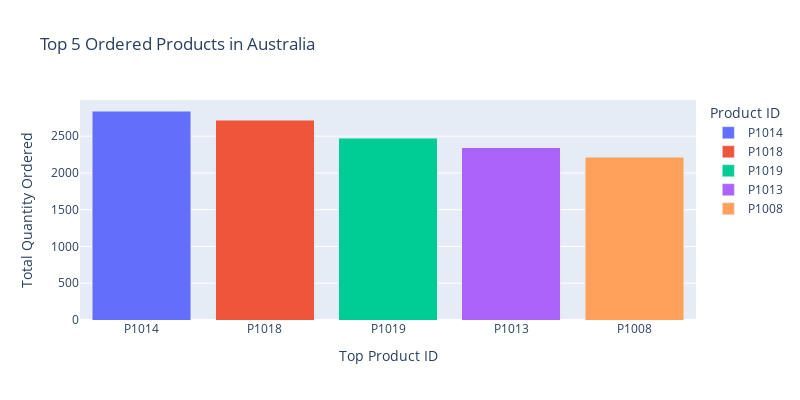
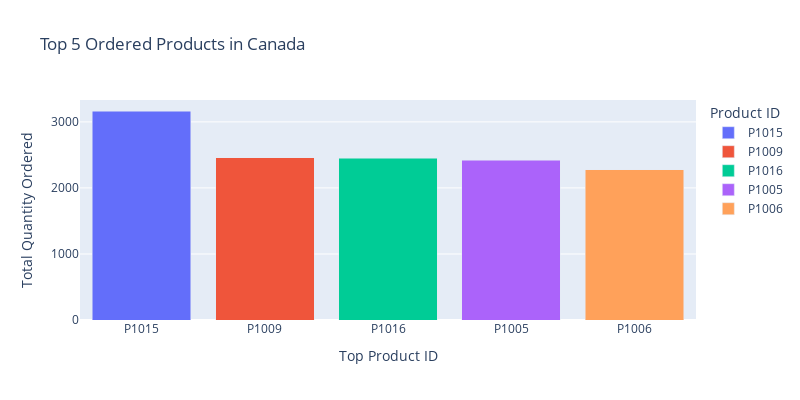
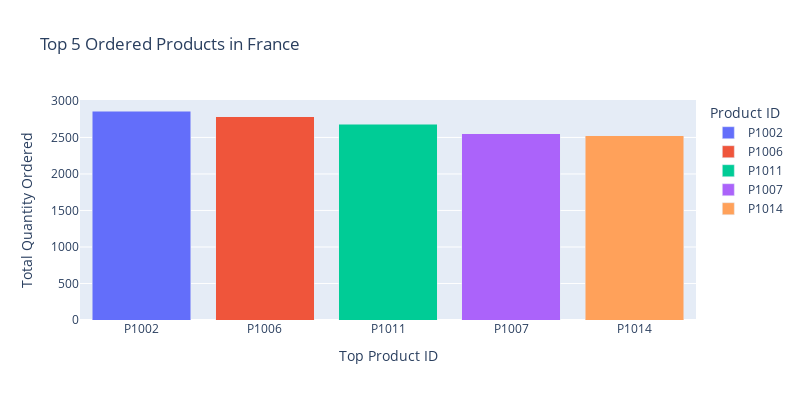
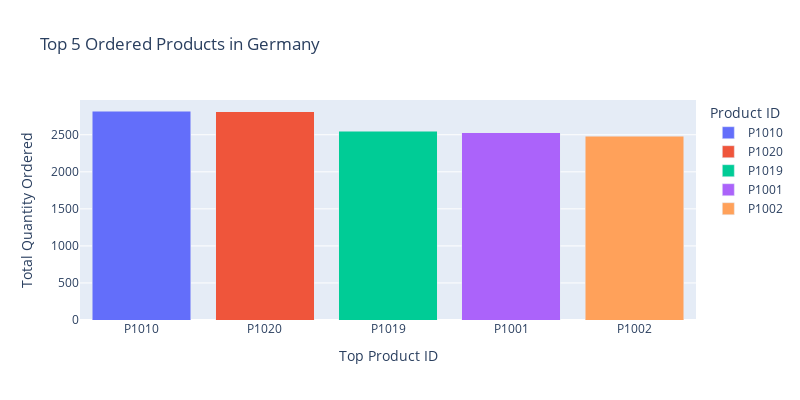

The notebook cell these images were saved under, in order:
### Code cell
# Sort by "Country" and the sum of "Quantity Ordered" within each country in descending order
top_products_by_country = top_products_by_country.sort_values(by=["Country", "Quantity Ordered"], ascending=[True, False])

# Get the top 5 products for each country
top_products_by_country = top_products_by_country.groupby("Country").head(5).reset_index(drop=True)

# Plotting each country's top products separately
for country in top_products_by_country['Country'].unique():
    country_data = top_products_by_country[top_products_by_country['Country'] == country]
    
    fig = px.bar(country_data,
                 x='Product ID',
                 y='Quantity Ordered',
                 color='Product ID',
                 labels={'Quantity Ordered': 'Total Quantity Ordered', 'Product ID': 'Top Product ID'},
                 title=f'Top 5 Ordered Products in {country}',
                 height=400,
                 width=800
                )
    
    # Customize layout
    fig.update_layout(
        xaxis_title='Top Product ID',
        yaxis_title='Total Quantity Ordered',
        legend_title='Product ID',
        barmode='stack',  # Display bars in groups
    )
    
    # Show the figure
    fig.show()

### Figure 1 — Plotly figure (JSON) as saved in the notebook; plotly's stock layout.template omitted (floating-point values rounded to 4 significant figures)
{"data": [{"alignmentgroup": "True", "hovertemplate": "Top Product ID=%{x}<br>Total Quantity Ordered=%{y}<extra></extra>", "legendgroup": "P1014", "marker": {"color": "#636efa", "pattern": {"shape": ""}}, "name": "P1014", "offsetgroup": "P1014", "orientation": "v", "showlegend": true, "textposition": "auto", "type": "bar", "x": ["P1014"], "xaxis": "x", "y": [2842], "yaxis": "y"}, {"alignmentgroup": "True", "hovertemplate": "Top Product ID=%{x}<br>Total Quantity Ordered=%{y}<extra></extra>", "legendgroup": "P1018", "marker": {"color": "#EF553B", "pattern": {"shape": ""}}, "name": "P1018", "offsetgroup": "P1018", "orientation": "v", "showlegend": true, "textposition": "auto", "type": "bar", "x": ["P1018"], "xaxis": "x", "y": [2714], "yaxis": "y"}, {"alignmentgroup": "True", "hovertemplate": "Top Product ID=%{x}<br>Total Quantity Ordered=%{y}<extra></extra>", "legendgroup": "P1019", "marker": {"color": "#00cc96", "pattern": {"shape": ""}}, "name": "P1019", "offsetgroup": "P1019", "orientation": "v", "showlegend": true, "textposition": "auto", "type": "bar", "x": ["P1019"], "xaxis": "x", "y": [2474], "yaxis": "y"}, {"alignmentgroup": "True", "hovertemplate": "Top Product ID=%{x}<br>Total Quantity Ordered=%{y}<extra></extra>", "legendgroup": "P1013", "marker": {"color": "#ab63fa", "pattern": {"shape": ""}}, "name": "P1013", "offsetgroup": "P1013", "orientation": "v", "showlegend": true, "textposition": "auto", "type": "bar", "x": ["P1013"], "xaxis": "x", "y": [2340], "yaxis": "y"}, {"alignmentgroup": "True", "hovertemplate": "Top Product ID=%{x}<br>Total Quantity Ordered=%{y}<extra></extra>", "legendgroup": "P1008", "marker": {"color": "#FFA15A", "pattern": {"shape": ""}}, "name": "P1008", "offsetgroup": "P1008", "orientation": "v", "showlegend": true, "textposition": "auto", "type": "bar", "x": ["P1008"], "xaxis": "x", "y": [2212], "yaxis": "y"}], "layout": {"barmode": "stack", "height": 400, "legend": {"title": {"text": "Product ID"}, "tracegroupgap": 0}, "title": {"text": "Top 5 Ordered Products in Australia"}, "width": 800, "xaxis": {"anchor": "y", "categoryarray": ["P1014", "P1018", "P1019", "P1013", "P1008"], "categoryorder": "array", "domain": [0, 1], "title": {"text": "Top Product ID"}}, "yaxis": {"anchor": "x", "domain": [0, 1], "title": {"text": "Total Quantity Ordered"}}}}

### Figure 2 — Plotly figure (JSON) as saved in the notebook; plotly's stock layout.template omitted (floating-point values rounded to 4 significant figures)
{"data": [{"alignmentgroup": "True", "hovertemplate": "Top Product ID=%{x}<br>Total Quantity Ordered=%{y}<extra></extra>", "legendgroup": "P1015", "marker": {"color": "#636efa", "pattern": {"shape": ""}}, "name": "P1015", "offsetgroup": "P1015", "orientation": "v", "showlegend": true, "textposition": "auto", "type": "bar", "x": ["P1015"], "xaxis": "x", "y": [3165], "yaxis": "y"}, {"alignmentgroup": "True", "hovertemplate": "Top Product ID=%{x}<br>Total Quantity Ordered=%{y}<extra></extra>", "legendgroup": "P1009", "marker": {"color": "#EF553B", "pattern": {"shape": ""}}, "name": "P1009", "offsetgroup": "P1009", "orientation": "v", "showlegend": true, "textposition": "auto", "type": "bar", "x": ["P1009"], "xaxis": "x", "y": [2456], "yaxis": "y"}, {"alignmentgroup": "True", "hovertemplate": "Top Product ID=%{x}<br>Total Quantity Ordered=%{y}<extra></extra>", "legendgroup": "P1016", "marker": {"color": "#00cc96", "pattern": {"shape": ""}}, "name": "P1016", "offsetgroup": "P1016", "orientation": "v", "showlegend": true, "textposition": "auto", "type": "bar", "x": ["P1016"], "xaxis": "x", "y": [2450], "yaxis": "y"}, {"alignmentgroup": "True", "hovertemplate": "Top Product ID=%{x}<br>Total Quantity Ordered=%{y}<extra></extra>", "legendgroup": "P1005", "marker": {"color": "#ab63fa", "pattern": {"shape": ""}}, "name": "P1005", "offsetgroup": "P1005", "orientation": "v", "showlegend": true, "textposition": "auto", "type": "bar", "x": ["P1005"], "xaxis": "x", "y": [2423], "yaxis": "y"}, {"alignmentgroup": "True", "hovertemplate": "Top Product ID=%{x}<br>Total Quantity Ordered=%{y}<extra></extra>", "legendgroup": "P1006", "marker": {"color": "#FFA15A", "pattern": {"shape": ""}}, "name": "P1006", "offsetgroup": "P1006", "orientation": "v", "showlegend": true, "textposition": "auto", "type": "bar", "x": ["P1006"], "xaxis": "x", "y": [2278], "yaxis": "y"}], "layout": {"barmode": "stack", "height": 400, "legend": {"title": {"text": "Product ID"}, "tracegroupgap": 0}, "title": {"text": "Top 5 Ordered Products in Canada"}, "width": 800, "xaxis": {"anchor": "y", "categoryarray": ["P1015", "P1009", "P1016", "P1005", "P1006"], "categoryorder": "array", "domain": [0, 1], "title": {"text": "Top Product ID"}}, "yaxis": {"anchor": "x", "domain": [0, 1], "title": {"text": "Total Quantity Ordered"}}}}

### Figure 3 — Plotly figure (JSON) as saved in the notebook; plotly's stock layout.template omitted (floating-point values rounded to 4 significant figures)
{"data": [{"alignmentgroup": "True", "hovertemplate": "Top Product ID=%{x}<br>Total Quantity Ordered=%{y}<extra></extra>", "legendgroup": "P1002", "marker": {"color": "#636efa", "pattern": {"shape": ""}}, "name": "P1002", "offsetgroup": "P1002", "orientation": "v", "showlegend": true, "textposition": "auto", "type": "bar", "x": ["P1002"], "xaxis": "x", "y": [2862], "yaxis": "y"}, {"alignmentgroup": "True", "hovertemplate": "Top Product ID=%{x}<br>Total Quantity Ordered=%{y}<extra></extra>", "legendgroup": "P1006", "marker": {"color": "#EF553B", "pattern": {"shape": ""}}, "name": "P1006", "offsetgroup": "P1006", "orientation": "v", "showlegend": true, "textposition": "auto", "type": "bar", "x": ["P1006"], "xaxis": "x", "y": [2783], "yaxis": "y"}, {"alignmentgroup": "True", "hovertemplate": "Top Product ID=%{x}<br>Total Quantity Ordered=%{y}<extra></extra>", "legendgroup": "P1011", "marker": {"color": "#00cc96", "pattern": {"shape": ""}}, "name": "P1011", "offsetgroup": "P1011", "orientation": "v", "showlegend": true, "textposition": "auto", "type": "bar", "x": ["P1011"], "xaxis": "x", "y": [2678], "yaxis": "y"}, {"alignmentgroup": "True", "hovertemplate": "Top Product ID=%{x}<br>Total Quantity Ordered=%{y}<extra></extra>", "legendgroup": "P1007", "marker": {"color": "#ab63fa", "pattern": {"shape": ""}}, "name": "P1007", "offsetgroup": "P1007", "orientation": "v", "showlegend": true, "textposition": "auto", "type": "bar", "x": ["P1007"], "xaxis": "x", "y": [2551], "yaxis": "y"}, {"alignmentgroup": "True", "hovertemplate": "Top Product ID=%{x}<br>Total Quantity Ordered=%{y}<extra></extra>", "legendgroup": "P1014", "marker": {"color": "#FFA15A", "pattern": {"shape": ""}}, "name": "P1014", "offsetgroup": "P1014", "orientation": "v", "showlegend": true, "textposition": "auto", "type": "bar", "x": ["P1014"], "xaxis": "x", "y": [2520], "yaxis": "y"}], "layout": {"barmode": "stack", "height": 400, "legend": {"title": {"text": "Product ID"}, "tracegroupgap": 0}, "title": {"text": "Top 5 Ordered Products in France"}, "width": 800, "xaxis": {"anchor": "y", "categoryarray": ["P1002", "P1006", "P1011", "P1007", "P1014"], "categoryorder": "array", "domain": [0, 1], "title": {"text": "Top Product ID"}}, "yaxis": {"anchor": "x", "domain": [0, 1], "title": {"text": "Total Quantity Ordered"}}}}

### Figure 4 — Plotly figure (JSON) as saved in the notebook; plotly's stock layout.template omitted (floating-point values rounded to 4 significant figures)
{"data": [{"alignmentgroup": "True", "hovertemplate": "Top Product ID=%{x}<br>Total Quantity Ordered=%{y}<extra></extra>", "legendgroup": "P1010", "marker": {"color": "#636efa", "pattern": {"shape": ""}}, "name": "P1010", "offsetgroup": "P1010", "orientation": "v", "showlegend": true, "textposition": "auto", "type": "bar", "x": ["P1010"], "xaxis": "x", "y": [2821], "yaxis": "y"}, {"alignmentgroup": "True", "hovertemplate": "Top Product ID=%{x}<br>Total Quantity Ordered=%{y}<extra></extra>", "legendgroup": "P1020", "marker": {"color": "#EF553B", "pattern": {"shape": ""}}, "name": "P1020", "offsetgroup": "P1020", "orientation": "v", "showlegend": true, "textposition": "auto", "type": "bar", "x": ["P1020"], "xaxis": "x", "y": [2811], "yaxis": "y"}, {"alignmentgroup": "True", "hovertemplate": "Top Product ID=%{x}<br>Total Quantity Ordered=%{y}<extra></extra>", "legendgroup": "P1019", "marker": {"color": "#00cc96", "pattern": {"shape": ""}}, "name": "P1019", "offsetgroup": "P1019", "orientation": "v", "showlegend": true, "textposition": "auto", "type": "bar", "x": ["P1019"], "xaxis": "x", "y": [2548], "yaxis": "y"}, {"alignmentgroup": "True", "hovertemplate": "Top Product ID=%{x}<br>Total Quantity Ordered=%{y}<extra></extra>", "legendgroup": "P1001", "marker": {"color": "#ab63fa", "pattern": {"shape": ""}}, "name": "P1001", "offsetgroup": "P1001", "orientation": "v", "showlegend": true, "textposition": "auto", "type": "bar", "x": ["P1001"], "xaxis": "x", "y": [2529], "yaxis": "y"}, {"alignmentgroup": "True", "hovertemplate": "Top Product ID=%{x}<br>Total Quantity Ordered=%{y}<extra></extra>", "legendgroup": "P1002", "marker": {"color": "#FFA15A", "pattern": {"shape": ""}}, "name": "P1002", "offsetgroup": "P1002", "orientation": "v", "showlegend": true, "textposition": "auto", "type": "bar", "x": ["P1002"], "xaxis": "x", "y": [2477], "yaxis": "y"}], "layout": {"barmode": "stack", "height": 400, "legend": {"title": {"text": "Product ID"}, "tracegroupgap": 0}, "title": {"text": "Top 5 Ordered Products in Germany"}, "width": 800, "xaxis": {"anchor": "y", "categoryarray": ["P1010", "P1020", "P1019", "P1001", "P1002"], "categoryorder": "array", "domain": [0, 1], "title": {"text": "Top Product ID"}}, "yaxis": {"anchor": "x", "domain": [0, 1], "title": {"text": "Total Quantity Ordered"}}}}
